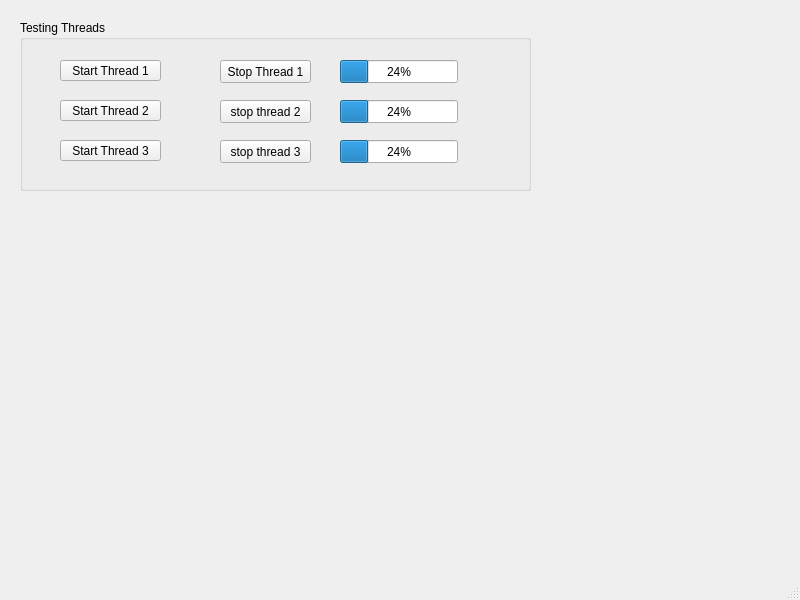
<?xml version="1.0" encoding="UTF-8"?>
<ui version="4.0">
 <class>MainWindow</class>
 <widget class="QMainWindow" name="MainWindow">
  <property name="geometry">
   <rect>
    <x>0</x>
    <y>0</y>
    <width>800</width>
    <height>600</height>
   </rect>
  </property>
  <property name="windowTitle">
   <string>MainWindow</string>
  </property>
  <widget class="QWidget" name="centralwidget">
   <widget class="QGroupBox" name="groupBox">
    <property name="geometry">
     <rect>
      <x>20</x>
      <y>20</y>
      <width>511</width>
      <height>171</height>
     </rect>
    </property>
    <property name="title">
     <string>Testing Threads</string>
    </property>
    <widget class="QProgressBar" name="progressBar_3">
     <property name="geometry">
      <rect>
       <x>320</x>
       <y>120</y>
       <width>118</width>
       <height>23</height>
      </rect>
     </property>
     <property name="value">
      <number>24</number>
     </property>
    </widget>
    <widget class="QPushButton" name="pushButton_2">
     <property name="geometry">
      <rect>
       <x>40</x>
       <y>80</y>
       <width>101</width>
       <height>21</height>
      </rect>
     </property>
     <property name="text">
      <string>Start Thread 2</string>
     </property>
    </widget>
    <widget class="QPushButton" name="pushButton_5">
     <property name="geometry">
      <rect>
       <x>200</x>
       <y>80</y>
       <width>91</width>
       <height>23</height>
      </rect>
     </property>
     <property name="text">
      <string>stop thread 2</string>
     </property>
    </widget>
    <widget class="QPushButton" name="pushButton_6">
     <property name="geometry">
      <rect>
       <x>200</x>
       <y>120</y>
       <width>91</width>
       <height>23</height>
      </rect>
     </property>
     <property name="text">
      <string>stop thread 3</string>
     </property>
    </widget>
    <widget class="QPushButton" name="pushButton_3">
     <property name="geometry">
      <rect>
       <x>40</x>
       <y>120</y>
       <width>101</width>
       <height>21</height>
      </rect>
     </property>
     <property name="text">
      <string>Start Thread 3</string>
     </property>
    </widget>
    <widget class="QPushButton" name="pushButton">
     <property name="geometry">
      <rect>
       <x>40</x>
       <y>40</y>
       <width>101</width>
       <height>21</height>
      </rect>
     </property>
     <property name="text">
      <string>Start Thread 1</string>
     </property>
    </widget>
    <widget class="QProgressBar" name="progressBar">
     <property name="geometry">
      <rect>
       <x>320</x>
       <y>40</y>
       <width>118</width>
       <height>23</height>
      </rect>
     </property>
     <property name="value">
      <number>24</number>
     </property>
    </widget>
    <widget class="QProgressBar" name="progressBar_2">
     <property name="geometry">
      <rect>
       <x>320</x>
       <y>80</y>
       <width>118</width>
       <height>23</height>
      </rect>
     </property>
     <property name="value">
      <number>24</number>
     </property>
    </widget>
    <widget class="QPushButton" name="pushButton_4">
     <property name="geometry">
      <rect>
       <x>200</x>
       <y>40</y>
       <width>91</width>
       <height>23</height>
      </rect>
     </property>
     <property name="text">
      <string>Stop Thread 1</string>
     </property>
    </widget>
   </widget>
  </widget>
  <widget class="QMenuBar" name="menubar">
   <property name="geometry">
    <rect>
     <x>0</x>
     <y>0</y>
     <width>800</width>
     <height>21</height>
    </rect>
   </property>
  </widget>
  <widget class="QStatusBar" name="statusbar"/>
 </widget>
 <resources/>
 <connections/>
</ui>
